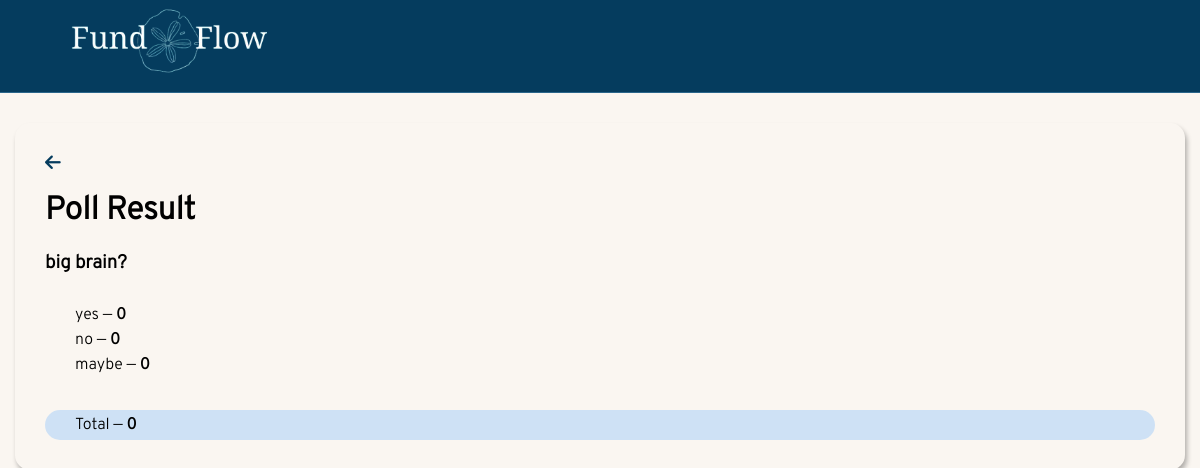
The app's page /resultspoll/3, older data.
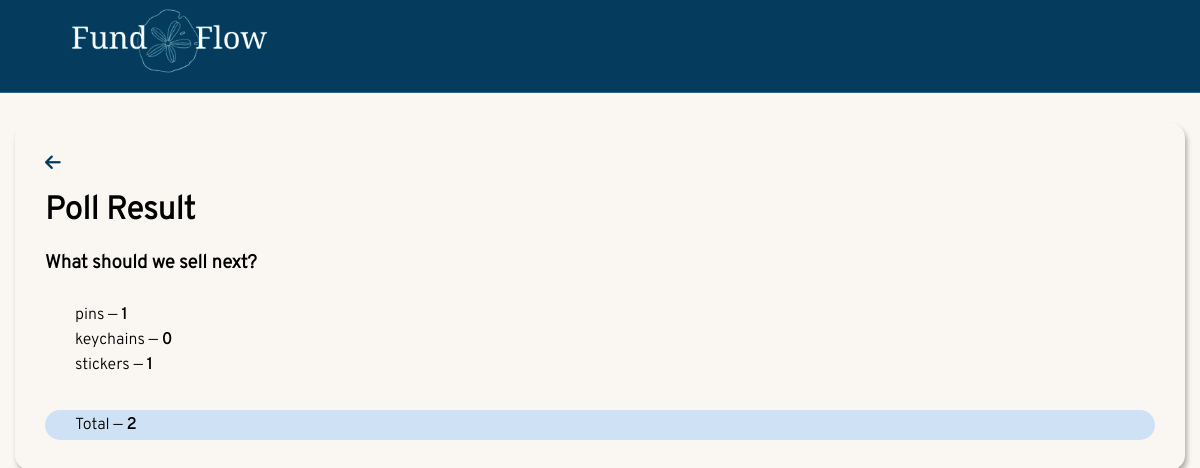
The same page, newer data.
### FundFlow/models.py (models this page shows)
class Poll(models.Model):
    question = models.TextField()
    option_one = models.CharField(max_length=50)
    option_two = models.CharField(max_length=50)
    option_three = models.CharField(max_length=50)
    option_one_count = models.IntegerField(default=0)
    option_two_count = models.IntegerField(default=0)
    option_three_count = models.IntegerField(default=0)
    pub_date = models.DateTimeField()
    expiration_date = models.DateTimeField()
    organization = models.ForeignKey(
        'Organization',
        on_delete=models.CASCADE,
        related_name='polls',
        null=True  # Make it nullable for existing records
    )
    created_by = models.ForeignKey(
        User,
        on_delete=models.CASCADE,
        related_name='created_polls',
        null=True
    )
    def total(self):
        return self.option_one_count + self.option_two_count + self.option_three_count

### FundFlow/views.py (the view)
# urls.py: path('resultspoll/<poll_id>', views.resultsPoll_view, name='resultsPoll'),
def resultsPoll_view(request, poll_id):
    poll = Poll.objects.get(pk=poll_id)
    context = {
        'poll' : poll
    }
    template = loader.get_template('voting/resultsPoll.html')
    return HttpResponse(template.render(context, request))

### FundFlow/templates/voting/resultsPoll.html (shortened to what this page needs)
{% extends 'base.html' %}
{% block content %}
<div class="voting-row">
    <div class="col-lg-8 col-lg-offset-2">
        <div class="panel results-panel-default">
            <a href="{% url 'voting' %}"><i class="fa-solid fa-arrow-left vote-go-back" ></i></a>
            <div class="panel-heading">
                <h3 class="panel-title">Poll Result</h3>
            </div>
            <div class="panel-body">
                <h3>{{ poll.question }}</h3>
            </div>
            <ul class="results-list-group">
                <li class="results-list-group-item">{{ poll.option_one }} &mdash; <strong>{{ poll.option_one_count }}</strong></li>
                <li class="results-list-group-item">{{ poll.option_two }} &mdash; <strong>{{ poll.option_two_count }}</strong></li>
                <li class="results-list-group-item">{{ poll.option_three }} &mdash; <strong>{{ poll.option_three_count }}</strong></li>
            </ul>
            <div class="panel-footer">
                Total &mdash; <strong>{{ poll.total }}</strong>
            </div>
        </div>
    </div>
</div>
{% endblock %}

Row changes from the older to the newer data that the page shows:
changed Poll: question "big brain?" → "What should we sell next?"; option_one "yes" → "pins"; option_one_count "0" → "1"; option_two "no" → "keychains"; option_three "maybe" → "stickers"; option_three_count "0" → "1"; total "0" → "2"
